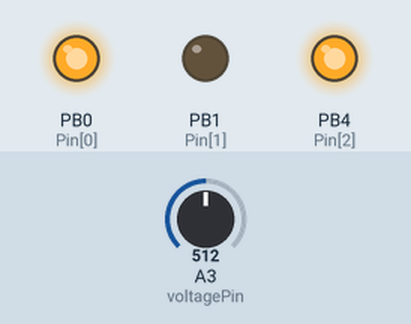
This sketch was run on a simulated ATtiny85, built with avr-gcc and run on an emulated ATtiny85. Shown: output pins drawn as LEDs (lit = HIGH). Inputs (shaded band) come from the test bench; at power-on: A3 (voltagePin) = 512.

Above: at 1.2 s.
1.3 s: A3 (voltagePin) set to 678
2.8 s: A3 (voltagePin) set to 708
At 2.95 s:
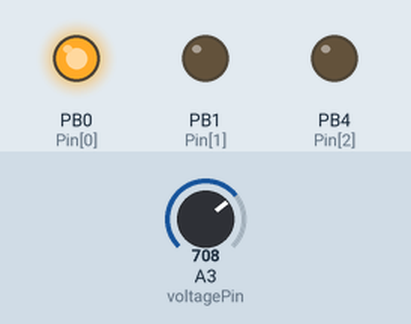
5.8 s: A3 (voltagePin) set to 686
8.8 s: A3 (voltagePin) set to 706
At 8.95 s:
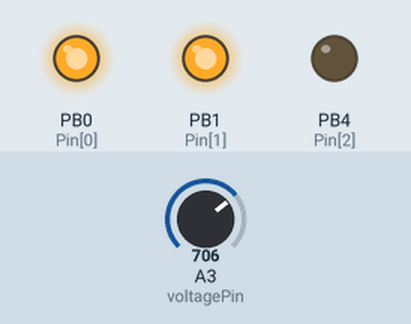
11.8 s: A3 (voltagePin) set to 511
At 14.1 s:
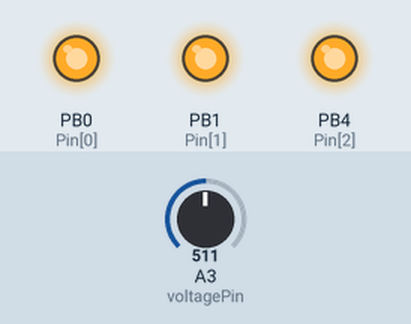
Timing chart, 0 to 15.6 s (numbered marks = the images above; inputs shaded):
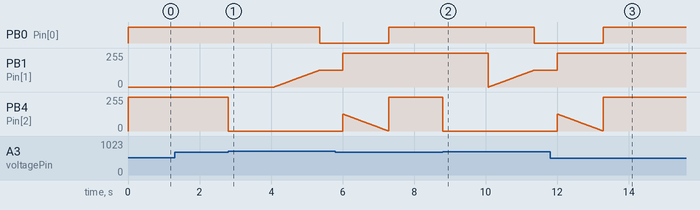

Measured:
- the behaviour switches between 695 and 696 on A3 (voltagePin) (found by bisection; images 0 and 1)
- after the input at 1.3 s, every drawn part: stays the same
- after the input at 2.8 s, PB0 (Pin[0]): HIGH → LOW after 2.6 s; PB1 (Pin[1]): moves from 0/255 to 127/255 over 1.3 s, starting after 1.3 s; PB4 (Pin[2]): 255/255 → 0/255 at once
- after the input at 8.8 s, PB0 (Pin[0]): HIGH → LOW after 2.6 s; PB4 (Pin[2]): 255/255 → 0/255 at once
- after the input at 11.8 s, PB1 (Pin[1]): goes on until 12.0 s, then stays 255/255

The sketch:

attiny-retrofuture.ino
```cpp
/* Three PWM Outputs */

/*
pink-blue themed rgb led theme powered by attiny 85
includes low battery warning for use on lipo batteries

wireup as follows

attiny pin (1-8)    to
2                   battery +
3                   LED B
4                   GND
5                   LED R
6                   LED G
8                   5V

assume the LED pins go R-GND-G-B

*/

// ATtiny85 outputs
const int Red = 0;
const int Green = 1;
const int Blue = 2;
const int voltagePin = A3;

volatile uint8_t* Port[] = {&OCR0A, &OCR0B, &OCR1B};
int Pin[] = {0, 1, 4};

void setup() {
  pinMode(Pin[Red], OUTPUT);
  pinMode(Pin[Green], OUTPUT);
  pinMode(Pin[Blue], OUTPUT);
  pinMode(voltagePin, INPUT);
  // Configure counter/timer0 for fast PWM on PB0 and PB1
  TCCR0A = 3<<COM0A0 | 3<<COM0B0 | 3<<WGM00;
  TCCR0B = 0<<WGM02 | 3<<CS00; // Optional; already set
  // Configure counter/timer1 for fast PWM on PB4
  GTCCR = 1<<PWM1B | 3<<COM1B0;
  TCCR1 = 3<<COM1A0 | 7<<CS10;
}

// Sets colour Red=0 Green=1 Blue=2 to specified intensity 0 (off) to 255 (max)
void setColour (int colour, int intensity) {
  *Port[colour] = intensity;
}

void loop() {

int batteryVoltage = analogRead(voltagePin);

if(batteryVoltage >= 696){ //3.4V

//start with blue
  setColour(0,0);
  setColour(1,0);
  setColour(2,255);

  //increment green (left leg of triangle) go to 0,255,255
  for (int i=0 ; i<255 ; i++){

  setColour(0,0);
  setColour(1,i);
  setColour(2,255);

   delay(5);
  }

  //increment red and decrement blue (go to 255,128,255)
  for (int i=0 ; i<255 ; i++){

  setColour(0,i);
  setColour(1,255-(128* i/255));
  setColour(2,255);

   delay(5);
  }

  //decrement green (go to 255,0,128) - note slower delay to keep in pink sector longer
  for (int i=128; i>0;i--){

  setColour(0,255);
  setColour(1,i);
  setColour(2,127+i);

  delay(5);
  }

  //decrement red, increment blue (bottom leg of triangle) go to 0,0,255
  for (int i=0 ; i<255 ; i++){

  setColour(0,255-i);
  setColour(1,0);
  setColour(2,128+(i/2));

    delay(5);
  }

}

else{
  setColour(0,0);
  setColour(1,255);
  setColour(2,0);
}
}
```
